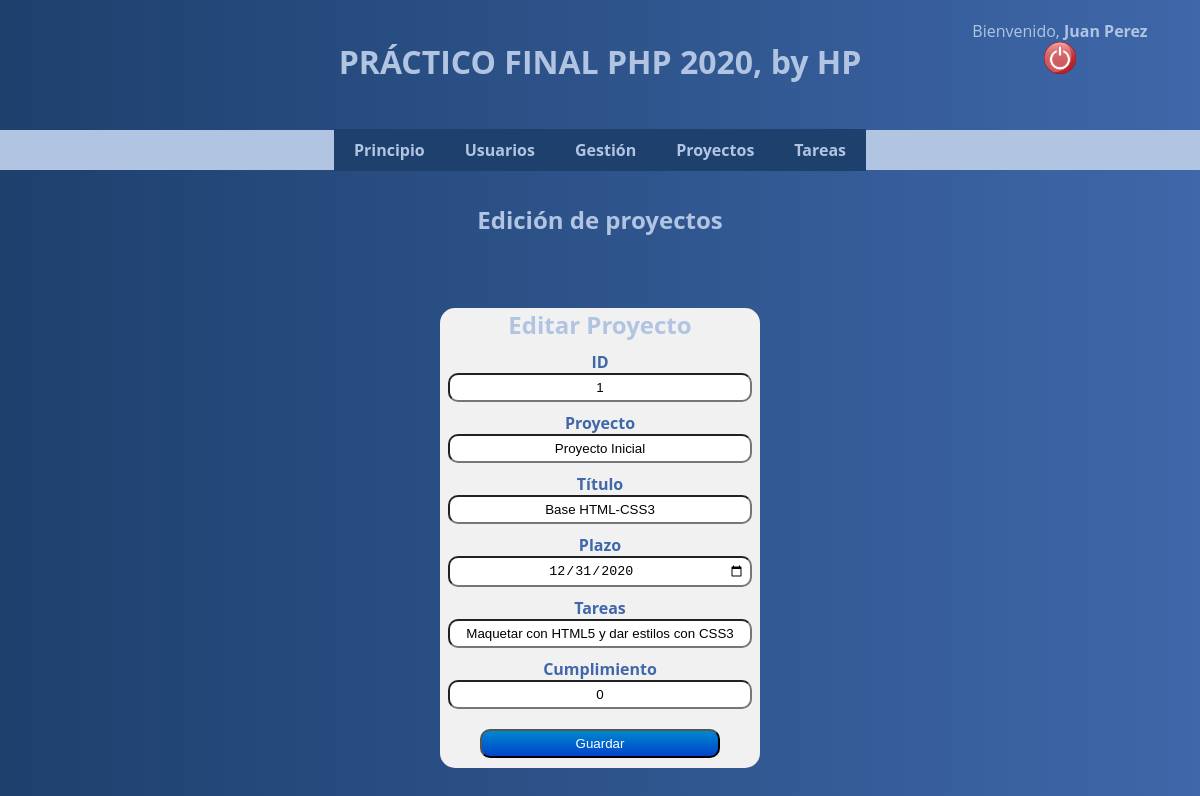
The app's page /m3/editp.php?id_p=1 (signed in) with its own data.
### tables this page shows
CREATE TABLE `projects` (
  `id_p` int(11) NOT NULL,
  `project` varchar(255) NOT NULL,
  `title` varchar(255) NOT NULL,
  `deadline` date NOT NULL DEFAULT current_timestamp(),
  `works` varchar(255) NOT NULL,
  `fulfillment` int(11) NOT NULL
);

### m3/editp.php (the view, shortened to what this page needs)
<!DOCTYPE html>
<html>
    <head>
    </head>
    <body>
        <header>
            <?php
            include("../includes/header2.php");
            ?>
        </header>
        <div>
            <?php
            include('../includes/menu2ad.php');
            ?>
        <div>
            <div class="subtitle">
                <h2>Edición de proyectos</h2>
            </div>
            <br>
        </div>
        <div>
            <?php
            extract($_GET);
            require("../conectar_bd.php");
            $sql3="SELECT * FROM projects WHERE id_p=$id_p";
                    $ressql3= mysqli_query($mysqli, $sql3);
                    while($row= mysqli_fetch_row($ressql3)){
                        $id_p=$row[0];
                        $project=$row[1];
                        $title=$row[2];
                        $deadline=$row[3];
                        $works=$row[4];
                        $fulfillment=$row[5];
                    }
            ?>
            <div id="registro">
                <h2>Editar Proyecto</h2>
                <form action="editpreg.php" method="POST">
                    ID<br>
                    <input type="text" name="id_p" value="<?php echo $id_p ?>" readonly="readonly">
                    <br>
                    Proyecto<br>
                    <input type="text" name="project" value="<?php echo $project ?>">
                    <br>
                    Título<br>
                    <input type="text" name="title" value="<?php echo $title ?>">
                    <br>
                    Plazo<br>
                    <input type="date" name="deadline" value="<?php echo $deadline ?>">
                    <br>
                    Tareas<br>
                    <input type="text" name="works" value="<?php echo $works ?>">
                    <br>
                    Cumplimiento<br>
                    <input type="text" name="fulfillment" value="<?php echo $fulfillment ?>">
                    <br>
                    <input type="submit" value="Guardar">
                </form>
            </div>
        </div>
    </body>
</html>

### css/estilos.css (style rules this page uses)
* { box-sizing: border-box; margin: 0; padding: 0; color: #B1C4E2; text-align: center; }
body { font-family: 'Open Sans', sans-serif; background-image: linear-gradient(90deg, #1D406D, #3F67A9); height: 100vh; display: flex; flex-direction: column; align-items: center; }
#ingreso, #registro, #nuevo { background-color: #f1f1f1; width: 320px; margin: 50px; text-align: center; border-radius: 15px; }
#ingreso form, #registro form, #nuevo form { text-align: center; margin: 10px auto; color: #3F67A9; font-weight: bold; }
#ingreso form input, #registro form input, #nuevo form input { color: black; margin-bottom: 10px; padding: 5px; min-width: 95%; border-radius: 10px; }
#ingreso form input[type=submit], #registro form input[type=submit], #nuevo form input[type=submit] { padding: 5px; margin-top: 10px; min-width: 75%; border-radius: 10px; cursor: pointer; color: white; background-image: linear-gradient(to bottom, #0088cc, #0044cc); }
.subtitle { margin-top: 120px; }

### records on screen
projects: id_p "1", project "Proyecto Inicial", title "Base HTML-CSS3", deadline "12/31/2020", works "Maquetar con HTML5 y dar estilos con CSS3", fulfillment "0"

### other values on screen
$_SESSION['name'] "Juan Perez"
